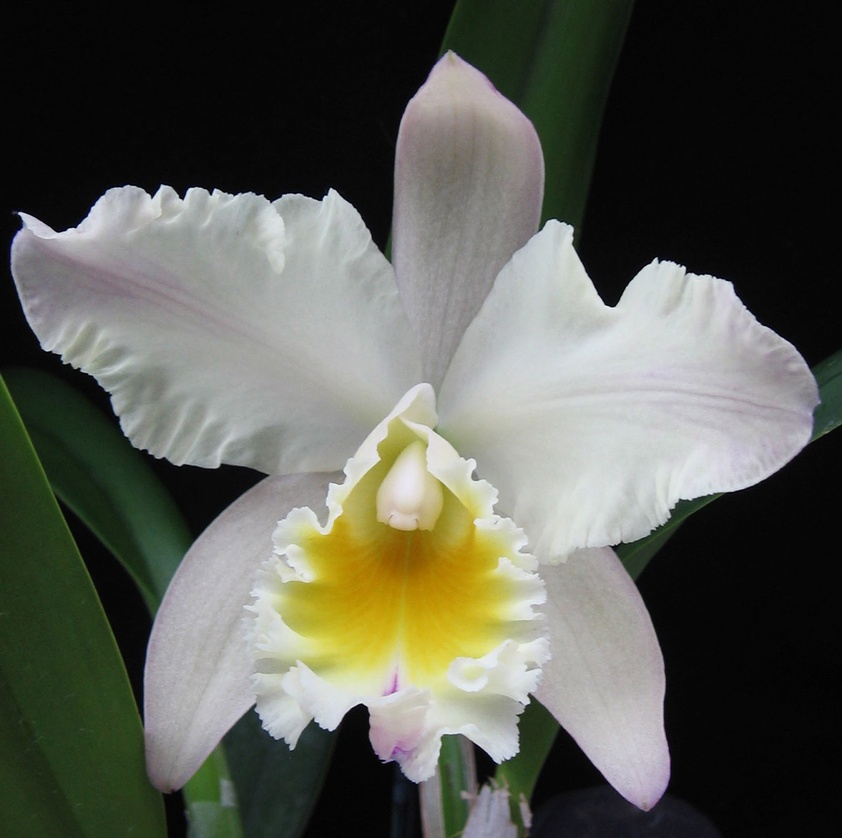
#> input picture LabAct4/Example 3/images/image1.jpg, 842 x 838 px, shrunk from 1600 x 1593 before the run, found by its file name
$ python Lab-4.2.py
#> lines starting #> are read from the running program, lines starting #| are printed output that depends on the picture
import cv2 as cv
from matplotlib import pyplot as plt

img = cv.imread('Photos/image1.jpg', cv.IMREAD_GRAYSCALE)  # Read the image in grayscale mode
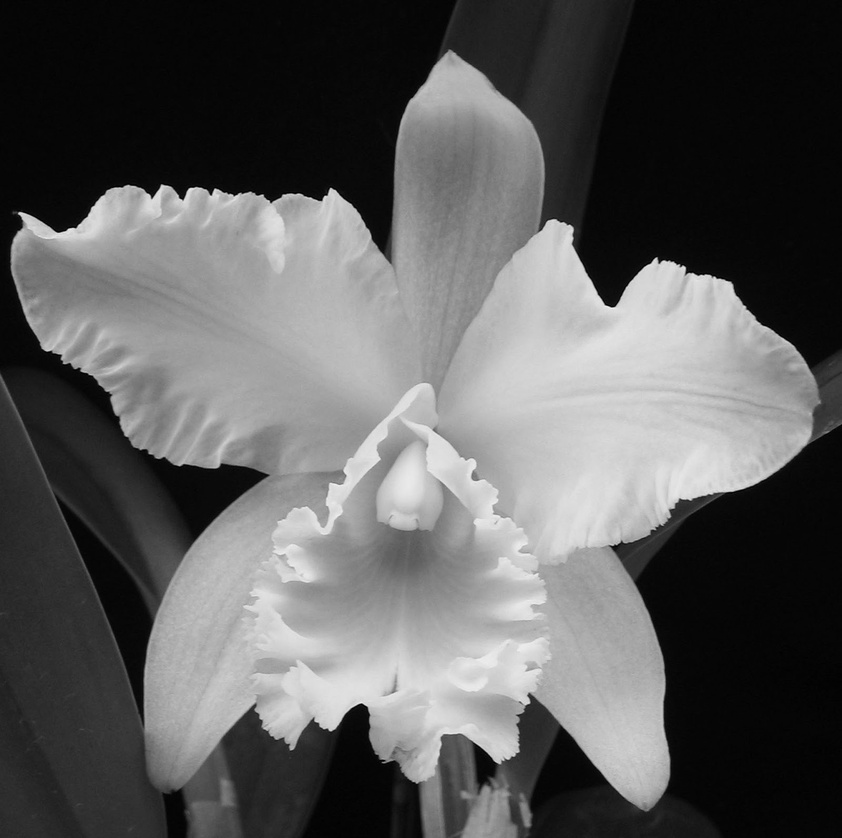
#> img: shape (838, 842); min 0, max 249, mean 92.1

# Apply Canny edge detector
edges = cv.Canny(img, 100, 200)  # Parameters: (input image, minVal, maxVal)
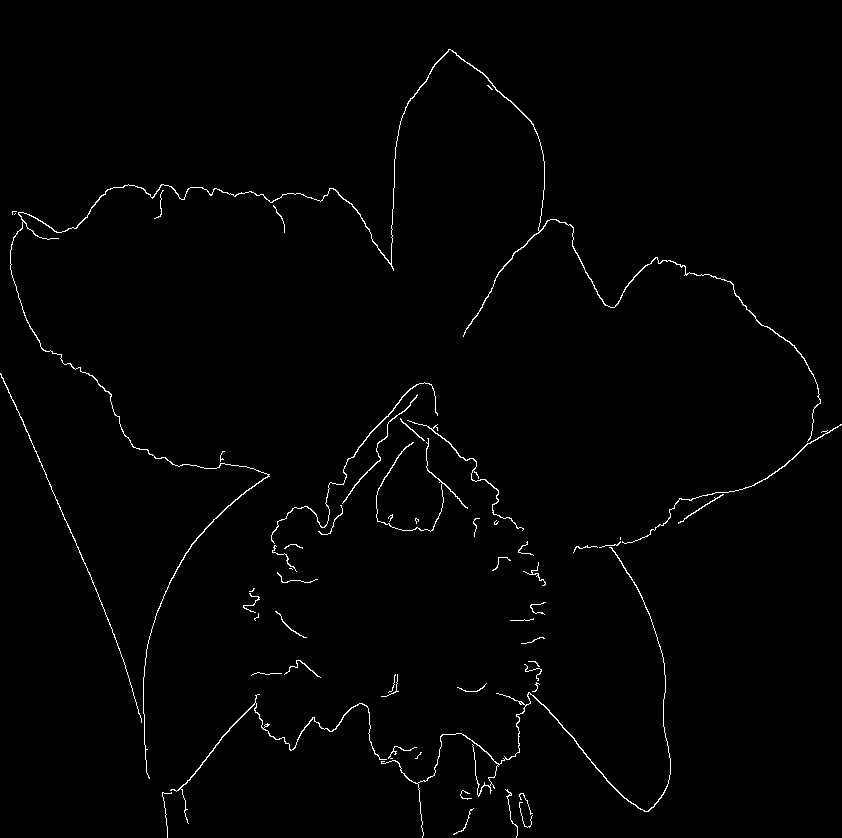
#> edges: shape (838, 842); 1.1% white in thin lines or dots

# Displays the original and edge-detected image
plt.subplot(121), plt.imshow(img, cmap = 'gray'), plt.title('Original Image')
plt.xticks([]), plt.yticks([])

plt.subplot(122), plt.imshow(edges, cmap = 'gray'), plt.title('Edge Image')
plt.xticks([]), plt.yticks([])
plt.show()
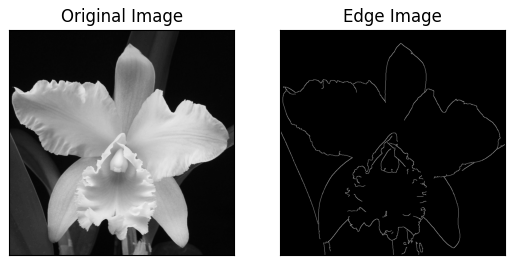
#> figure drawn by matplotlib, 2 panels
